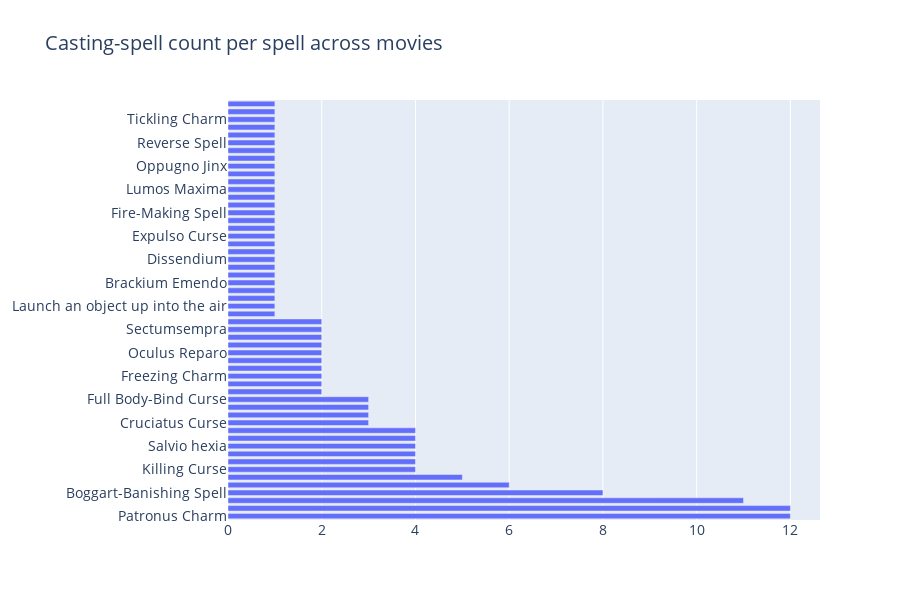

The notebook cell saved with this chart:
### Code cell
# prepare chart data
chart_title = 'Casting-spell count per spell across movies'
x_label = 'Spell Name'
x = groupBy_spell_df['Spell Name']
y1_label = 'Casting-spell count'
y1 = groupBy_spell_df['Casting-spell count']
# Create figure with secondary y-axis
fig = make_subplots()
# Add traces
fig.add_trace(
    go.Bar(x=y1, y=x,name=x_label, width=.7, orientation='h')
)
# Add figure title
fig.update_layout(
    title_text=chart_title,
    height=600,
    barmode='stack',
    font=dict(size=14),
    bargap=0.5,
    yaxis={'categoryorder':'total descending'},
)

fig.show()

### Figure 1 — Plotly figure (JSON) as saved in the notebook; plotly's stock layout.template omitted (floating-point values rounded to 4 significant figures)
{"data": [{"name": "Spell Name", "orientation": "h", "type": "bar", "width": 0.7, "x": [6, 1, 1, 5, 2, 1, 4, 1, 1, 2, 1, 4, 3, 1, 1, 1, 1, 12, 12, 1, 3, 1, 2, 4, 2, 1, 1, 1, 1, 11, 1, 1, 2, 1, 3, 2, 1, 1, 3, 1, 1, 1, 2, 1, 2, 1, 8, 4, 2, 1, 4, 2, 1, 4], "y": ["Summoning Charm", "Water-Making Spell", "Launch an object up into the air", "Unlocking Charm", "Spider repelling spell", "Slowing Charm", "Killing Curse", "Exploding Charm", "Brackium Emendo", "Cistem Aperio", "Locking Spell", "Blasting Curse", "Cruciatus Curse", "Severing Charm", "Dissendium", "Engorgement Charm", "Episkey", "Patronus Charm", "Disarming Charm", "Expulso Curse", "General Counter-Spell", "Human Presence Revealing Spell", "Freezing Charm", "Impediment Jinx", "Imperius Curse", "Incarcerous Spell", "Fire-Making Spell", "Levicorpus", "Leg-Locker Curse", "Wand-Lighting Charm", "Lumos Maxima", "Lumos Solem Spell", "Muffliato Charm", "Wand-Extinguishing Charm", "Memory Charm", "Oculus Reparo", "Oppugno Jinx", "Peskipiksi Pesternomi", "Full Body-Bind Curse", "Portus", "Reverse Spell", "Shield Charm", "Protego Maxima", "Shrinking Charm", "Revulsion Jinx", "Tickling Charm", "Boggart-Banishing Spell", "Salvio hexia", "Sectumsempra", "Snake Summons Spell", "Stunning Spell", "Vera Verto", "Snake-Vanishing Spell", "Levitation Charm"]}], "layout": {"bargap": 0.5, "barmode": "stack", "font": {"size": 14}, "height": 600, "title": {"text": "Casting-spell count per spell across movies"}, "xaxis": {"anchor": "y", "domain": [0, 1]}, "yaxis": {"anchor": "x", "categoryorder": "total descending", "domain": [0, 1]}}}
